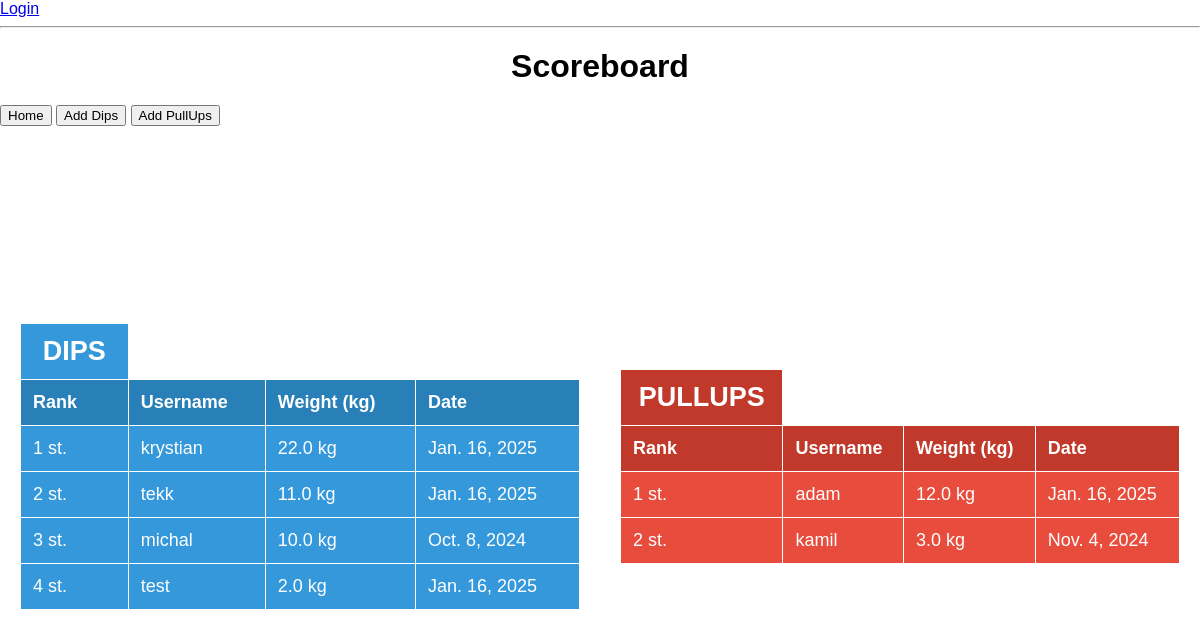
The page /scoreboard/ on the database its author committed.
### scoreboard/models.py (models this page shows, shortened)
class Dips(models.Model):
    username = models.CharField(max_length=64 , blank=False ,unique=True)
    weight = models.DecimalField(max_digits=3, decimal_places=1,
                                      null=True, blank=True)
    date = models.DateField(blank=True, null=True)
    rank = models.PositiveIntegerField(blank=False, default=0)

class Pull_ups(models.Model):
    username = models.CharField(max_length=64, blank=False, unique=True)
    weight = models.DecimalField(max_digits=3, decimal_places=1,
                      null=True, blank=True)
    date = models.DateField(blank=True, null=True)
    rank = models.PositiveIntegerField(null=False, blank=False , default=0)

### scoreboard/views.py (the view)
# urls.py: path('', scoreboard_list, name='scoreboard_list'),
def scoreboard_list(request):
    dips = Dips.objects.all().order_by('weight').reverse()
    pull_ups = Pull_ups.objects.all().order_by('weight').reverse()
    ranked_dips = [(index + 1, dip) for index, dip in enumerate(dips)]
    ranked_pull_ups = [(index + 1, pull_ups) for index, pull_ups in enumerate(pull_ups)]
    return render(request, 'scoreboard.html', {'dips': dips, 'pull_ups': pull_ups,
                                               'ranked_dips': ranked_dips, 'ranked_pull_ups': ranked_pull_ups })

### templates/scoreboard.html (shortened to what this page needs)
{% load static %}
<!doctype html>
<html lang="en">
<head>
    <link rel="stylesheet" href="{% static 'scoreboard.css' %}">
</head>
<body>
     {% if user.is_authenticated %}
    Welcome {{ user.username }} <br>
    <form action="{% url 'logout' %}" method="post">
    {% csrf_token %}
    <button type="submit">Logout</button>
    </form>
    {% else %}
    <a href="{% url 'login'  %}">Login</a>
    {% endif %}
    <hr>
    <h1>Scoreboard</h1>
    <a href="{% url 'home' %}"><button>Home</button></a>
    <a href="{% url 'new_Dips' %}"><button>Add Dips</button></a>
    <a href="{% url 'new_Pull_ups' %}"><button>Add PullUps</button></a>
    <div class="Scoreboard">
        <div class="dips">
            <table>
                <thead>
                <th class="dip_header">DIPS</th>
                    <tr>
                        <th>Rank</th>
                        <th>Username</th>
                        <th>Weight (kg)</th>
                        <th>Date</th>
                    </tr>
                </thead>
                <tbody>
                {% for rank, d in ranked_dips %}
                    <tr>
                        {% if user.is_authenticated %}
                        <td>{{ rank }} st. <a href="{% url 'edit_Dips' d.id %}">edit</a></td>
                        {% else %}
                        <td>{{ rank }} st.</td>
                        {% endif %}
                        <td>{{ d.username }} </td>
                        <td>{{ d.weight }} kg</td>
                        <td>{{ d.date }}</td>
                    </tr>
                {% endfor %}
                </tbody>
            </table>
        </div>
        <div class="pull-ups">
            <table>
                <thead>
                <th class="pullups_header">PULLUPS</th>
                    <tr>
                        <th>Rank</th>
                        <th>Username</th>
                        <th>Weight (kg)</th>
                        <th>Date</th>
                    </tr>
                </thead>
                <tbody>
                {% for rank, p in ranked_pull_ups %}
                    <tr>
                        {% if user.is_authenticated %}
                        <td>{{ rank }} st. <a href="{% url 'edit_Pull_ups' p.id %}">edit</a></td>
                        {% else %}
                        <td>{{ rank }} st.</a></td>
                        {% endif %}
                        <td>{{ p.username }} </td>
                        <td>{{ p.weight }} kg</td>
                        <td>{{ p.date }} </td>
                    </tr>
                {% endfor %}
                </tbody>
            </table>
        </div>
    </div>
</body>
</html>

### static/scoreboard.css (style rules this page uses)
body { margin: 0; font-family: Arial, sans-serif; }
h1 { text-align: center; margin: 20px 0; }
.Scoreboard { display: flex; height: 80vh; width: 100%; margin-top: 20px; }
.dips, .pull-ups { flex: 1; padding: 20px; display: flex; justify-content: center; align-items: center; font-size: 18px; color: white; }
table { width: 100%; border-collapse: collapse; text-align: left; color: white; }
th, td { padding: 12px; border: 1px solid #fff; }
th { background-color: #2980b9; }
.dips td { background-color: #3498db; }
th.dip_header { background-color: #3498db; font-size: 1.5em; font-weight: bold; text-align: center; }
.pull-ups td { background-color: #e74c3c; }
.pull-ups th { background-color: #c0392b; }
th.pullups_header { background-color: #c0392b; font-size: 1.5em; font-weight: bold; text-align: center; }

### rows shown on the page
Dips: id "1", username "krystian", weight "22.0", date "Jan. 16, 2025"
Dips: rank "2", username "tekk", weight "11.0", date "Jan. 16, 2025"
Dips: rank "3", username "michal", weight "10.0", date "Oct. 8, 2024"
Dips: rank "4", username "test", weight "2.0", date "Jan. 16, 2025"
Pull_ups: id "1", username "adam", weight "12.0", date "Jan. 16, 2025"
Pull_ups: id "2", username "kamil", weight "3.0", date "Nov. 4, 2024"
